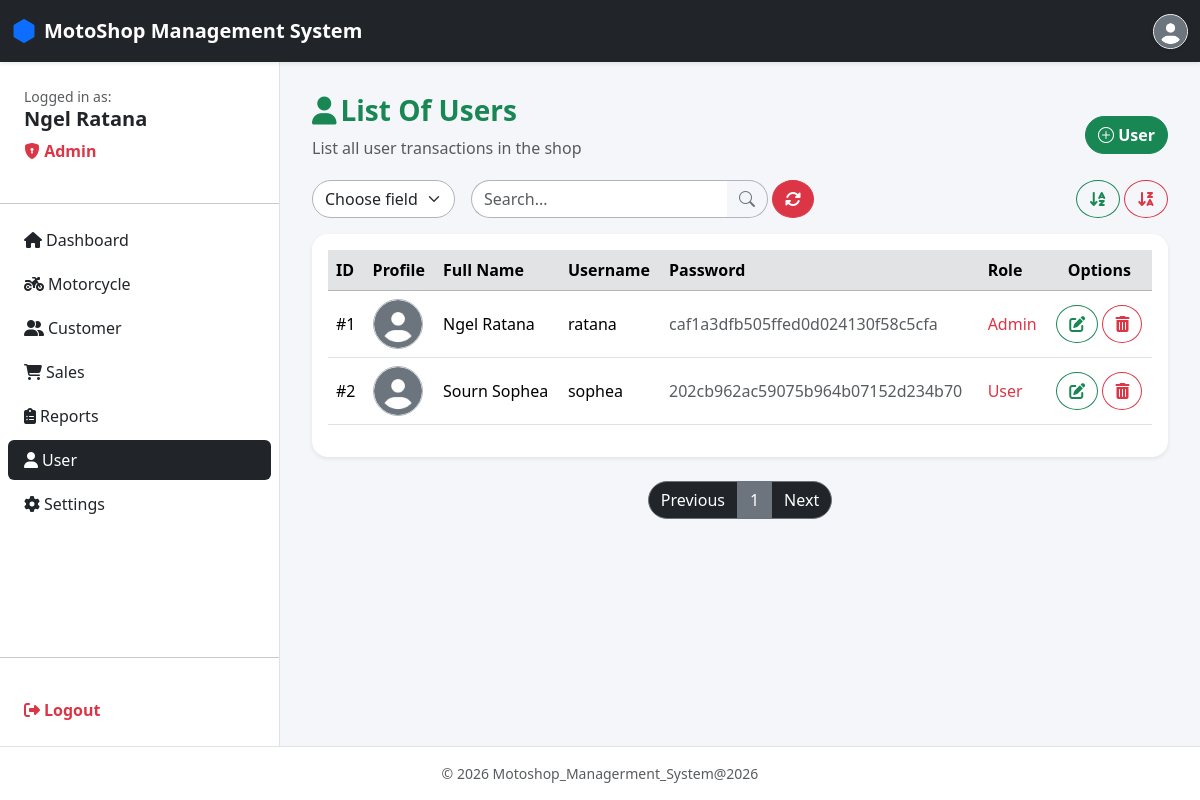
Screenshot of /user.php (signed in) with the database file from the repository.
### tables this page shows
CREATE TABLE tbluser (
    userid INT AUTO_INCREMENT PRIMARY KEY,
    full_name VARCHAR(100),
    username VARCHAR(50) NOT NULL UNIQUE,
    `password` VARCHAR(255) NOT NULL,
    role ENUM('Admin', 'User') DEFAULT 'User',
    profile_img VARCHAR(50)
);

### user/list.php (the view, shortened to what this page needs)
<div class="d-flex justify-content-between align-items-center mb-1">
    <div>
        <h3 class="fw-bold text-success"><i class="fa-solid fa-user me-1"></i>List Of Users</h3>
        <p class="text-muted">List all user transactions in the shop</p>
    </div>
    <div>
        <a href="./user/add.php" class="btn btn-success rounded-pill fw-bold"><i class="bi-plus-circle"></i> User</a>
    </div>
</div>
<?php
$search = isset($_POST["txtsearch"]) ? $_POST["txtsearch"] : "";
?>
<fieldset>
    <form method="post" class="d-flex justify-content-between mb-3">
        <div class="text-start row g-3 align-items-center">
            <div class="col-auto">
                <select name="txtfield" class="form-select shadow-none border-dark-subtle rounded-pill">
                    <option class="text-secondary">Choose field</option>
                </select>
            </div>
            <div class="col-auto d-flex justify-content-between align-items-center gap-1">
                <div class="col-auto d-flex justify-content-between align-items-center">
                    <input type="text" name="txtsearch"
                        value="<?php echo ($search) ?>"
                        class="form-control shadow-none border-dark-subtle rounded-start-pill border-end-0" placeholder="Search...">
                    <button type="submit" name="btnsearch" class="btn text-secondary shadow-none border-dark-subtle rounded-end-pill border-start-0">
                        <i class="bi-search"></i>
                    </button>
                </div>
                <div class="col-auto">
                    <button type="submit" name="btnreset" class="btn btn-danger rounded-circle">
                        <i class="fa-solid fa-rotate"></i>
                    </button>
                </div>
            </div>
        </div>
        <div class="text-end">
            <button type="submit" name="btnasc" class="btn btn-outline-success rounded-circle">
                <i class="fa-solid fa-arrow-down-a-z"></i>
            </button>
            <button type="submit" name="btndesc" class="btn btn-outline-danger rounded-circle">
                <i class="fa-solid fa-arrow-down-z-a"></i>
            </button>
        </div>
    </form>
</fieldset>
<div class="table-responsive bg-white rounded-4 shadow-sm p-3">
    <table id="Table" class="table table-hover align-middle">
        <thead>
            <tr class="table-secondary">
                <th>ID</th>
                <th>Profile</th>
                <th>Full Name</th>
                <th>Username</th>
                <th>Password</th>
                <th>Role</th>
                <th class="text-center">Options</th>
            </tr>
        </thead>
        <tbody>
            <?php
            require("db.php");
            $limit = 10;
            $page = isset($_GET['page']) ? (int)$_GET['page'] : 1;
            $start = ($page - 1) * $limit;
            $sql = "SELECT * FROM tbluser";
            $sql .= " LIMIT $start, $limit";
            $stmt = $conn->prepare($sql);
            $stmt->execute();
            $result = $stmt->get_result();
            while ($row = $result->fetch_assoc()) {
                echo "<tr>";
                echo "<td>#" . $row["userid"] . "</td>";
                $profile_pic = !empty($row["profile_img"]) ? $row["profile_img"] : "default.jpg";
                echo "<td><img src='image/profile/" . $profile_pic . "' alt='" . $row["full_name"] . "'
            class='img-fluid rounded-circle border border-dark-subtle' style='width: 50px; height: 50px; object-fit: cover;'></td>";
                echo "<td class='fw-medium'>" . $row["full_name"] . "</td>";
                echo "<td>" . $row["username"] . "</td>";
                echo "<td class='text-muted'>" . $row["password"] . "</td>";
                echo "<td class='text-danger fw-medium'>" . $row["role"] . "</td>";
                echo "<td class='text-center'>
            <a href='./user/edit.php?userid=" . $row["userid"] . "' class='btn btn-outline-success rounded-circle'>
            <i class='fa-solid fa-pen-to-square'></i>
            </a>
            <a href='./user/delete.php?userid=" . $row["userid"] . "' class='btn btn-outline-danger rounded-circle' onclick='return confirm(\"Are you sure?\");'>
            <i class='fa-solid fa-trash-can'></i>
            </a>
          </td>";
                echo "</tr>";
            }
            ?>
        </tbody>
    </table>
</div>
<?php include 'layout/Pagination.php'; ?>

### assets/css/layout.css (style rules this page uses)
body { min-height: 100vh; display: flex; flex-direction: column; background-color: #f4f6f9; }

### rows the page displays
tbluser: userid "1", full_name "Ngel Ratana", username "ratana", password "caf1a3dfb505ffed0d024130f58c5cfa", role "Admin"
tbluser: userid "2", full_name "Sourn Sophea", username "sophea", password "202cb962ac59075b964b07152d234b70", role "User"

### other values shown
$_SESSION['full_name'] "Ngel Ratana"
$_SESSION['role'] "Admin"
